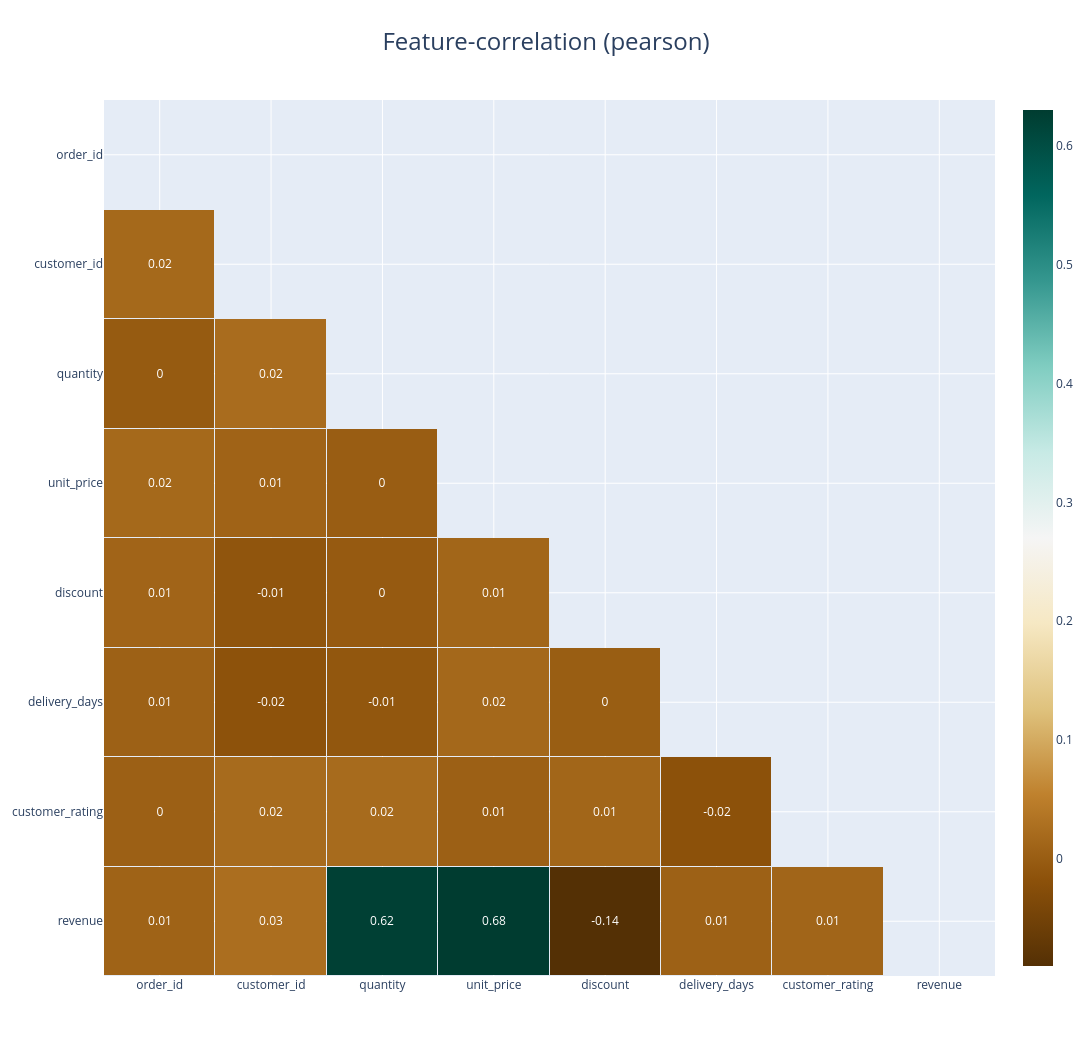

Notebook source saved alongside this figure:
### Code cell
klib.corr_interactive_plot(df) #Input qiymatlar muhimliligi

### Figure 1 — Plotly figure (JSON) as saved in the notebook; plotly's stock layout.template omitted (floating-point values rounded to 4 significant figures)
{"data": [{"colorscale": [[0, "rgb(84,48,5)"], [0.1, "rgb(140,81,10)"], [0.2, "rgb(191,129,45)"], [0.3, "rgb(223,194,125)"], [0.4, "rgb(246,232,195)"], [0.5, "rgb(245,245,245)"], [0.6, "rgb(199,234,229)"], [0.7, "rgb(128,205,193)"], [0.8, "rgb(53,151,143)"], [0.9, "rgb(1,102,94)"], [1, "rgb(0,60,48)"]], "hoverongaps": false, "text": [["", 0.01, 0.01, -0.14, 0.68, 0.62, 0.03, 0.01], ["", "", -0.02, 0.01, 0.01, 0.02, 0.02, 0], ["", "", "", 0, 0.02, -0.01, -0.02, 0.01], ["", "", "", "", 0.01, 0, -0.01, 0.01], ["", "", "", "", "", 0, 0.01, 0.02], ["", "", "", "", "", "", 0.02, 0], ["", "", "", "", "", "", "", 0.02], ["", "", "", "", "", "", "", ""]], "textfont": {"size": 12}, "texttemplate": "%{text}", "type": "heatmap", "x": ["revenue", "customer_rating", "delivery_days", "discount", "unit_price", "quantity", "customer_id", "order_id"], "xgap": 1, "y": ["revenue", "customer_rating", "delivery_days", "discount", "unit_price", "quantity", "customer_id", "order_id"], "ygap": 1, "z": [[NaN, 0.01201, 0.006032, -0.1392, 0.6778, 0.6232, 0.02506, 0.00922], [NaN, NaN, -0.01837, 0.01278, 0.005025, 0.02037, 0.0203, 0.004984], [NaN, NaN, NaN, 0.0007549, 0.01607, -0.009352, -0.01625, 0.00608], [NaN, NaN, NaN, NaN, 0.01322, -0.004421, -0.01262, 0.01111], [NaN, NaN, NaN, NaN, NaN, 3.776e-05, 0.009748, 0.01788], [NaN, NaN, NaN, NaN, NaN, NaN, 0.02317, -0.003681], [NaN, NaN, NaN, NaN, NaN, NaN, NaN, 0.0175], [NaN, NaN, NaN, NaN, NaN, NaN, NaN, NaN]], "zmax": 0.63, "zmin": -0.09}], "layout": {"autosize": true, "height": 1056, "title": {"font": {"size": 24}, "text": "Feature-correlation (pearson)", "x": 0.5}, "width": 1152, "xaxis": {"autorange": "reversed"}}}
